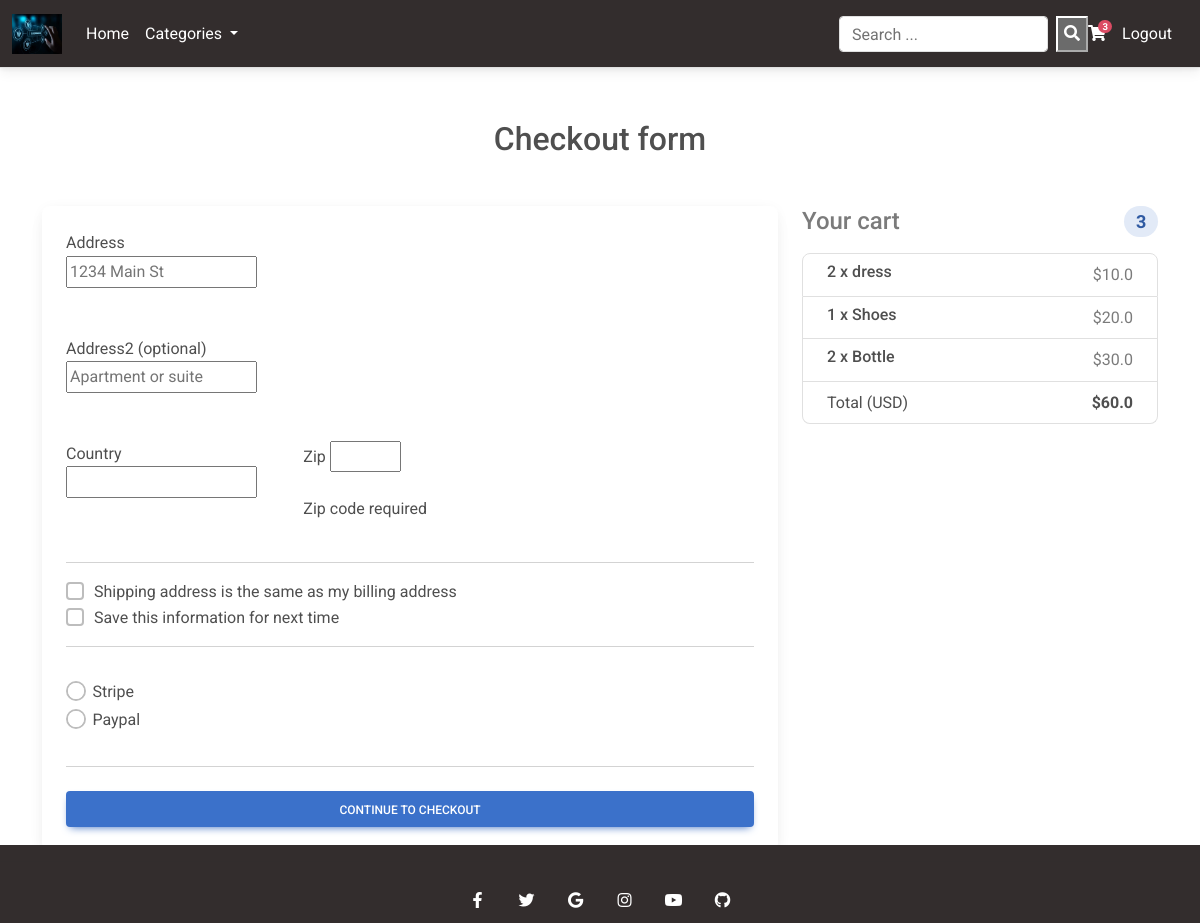
Screenshot of /checkout/ (signed in) with the database file from the repository.
### eccommerce/models.py (models this page shows, shortened)
class Order(models.Model):
    user = models.ForeignKey(User,on_delete=models.CASCADE)
    product = models.ManyToManyField(OrderItem)
    ordered_date = models.DateTimeField()
    ordered = models.BooleanField(default=False)
    billing_address = models.ForeignKey('BillingAddress',on_delete=models.SET_NULL,blank=True,null=True)
    payment = models.ForeignKey('Payment',on_delete=models.SET_NULL,blank=True,null=True)
    def get_total(self):
        total = 0
        for order_item in self.product.all():
            total += order_item.get_final_price()
        return total

class OrderItem(models.Model):
    user = models.ForeignKey(User,on_delete=models.CASCADE)
    product = models.ForeignKey(Product,on_delete=models.CASCADE)
    ordered = models.BooleanField(default=False)
    quantity = models.IntegerField(default=1)
    date_ordered = models.DateTimeField(auto_now_add=True)
    def get_total_item_price(self):
        return self.quantity * self.product.price
    def get_final_price(self):
        if self.product.discount_price:
            return self.get_total_discount_price()
        return self.get_total_item_price()

class Product(models.Model):
    title = models.CharField(max_length=100)
    image = models.ImageField(upload_to='item_images/',blank=True,null=True)
    price = models.FloatField()
    discount_price = models.FloatField(blank="True", null="True")
    category = models.CharField(choices = CATEGORY_CHOICES,max_length=2,blank=True,null=True)
    slug = models.SlugField()
    description = models.TextField()

### eccommerce/views.py (the view, shortened to what this page needs)
# urls.py: path("checkout/",CheckoutView.as_view(),name = 'checkout'),
class CheckoutView(View):
    def get(self, *args, **kwargs):
        try:
            form = CheckoutForm()
            order = Order.objects.get(user=self.request.user)
            context = {'form':form, 'order': order}
            return render(self.request,"eccomerce/Checkout.HTML",context)
        except ObjectDoesNotExist:
            messages.info(self.request,'You do not have an active order')
            return redirect("checkout")

### eccommerce/forms.py
class CheckoutForm(forms.Form):
    street_address = forms.CharField(widget=forms.TextInput(attrs={'placeholder':'1234 Main St'}))
    apartment_address = forms.CharField(required=False,widget=forms.TextInput(attrs={'placeholder':'Apartment or suite'}))
    country = CountryField(blank_label = '(select country)').formfield(widget=CountrySelectWidget(attrs={'class':'col-lg-4 col-md-12 mb-4'}))
    zip = forms.CharField(widget=forms.TextInput(attrs={'class':'col-lg-4 col-md-12 mb-4'}))
    same_shipping_address = forms.BooleanField(required=False)
    save_info = forms.BooleanField(required=False)
    payment_option = forms.ChoiceField(widget=forms.RadioSelect, choices=PAYMENT_CHOICES)

### eccommerce/templatetags/cart_template_tags.py (called while the page is built)
@register.filter
def cart_item_count(user):
    if user.is_authenticated:
        qs  = Order.objects.filter(user=user,ordered=False)
        if qs.exists:
            return qs[0].product.count()
    return 0

### eccommerce/templates/eccomerce/checkout.html (shortened to what this page needs)
{% extends "eccomerce/base.html"%}
{% load crispy_forms_tags %}
{% block content  %}
    <main>
        <div class="container mb-5">
            <h2 class="my-5 text-center">Checkout form</h2>
            <div class="row">
                <div class="col-md-8 mb-4">
                    <form method="POST" class="card p-4" action="">
                        <div class="md-form mb-5">
                                <label for="address">
                                    Address
                                </label>
                                <br>
                                {{form.street_address}}
                        </div>
                        <div class="md-form mb-5">
                                <label for="address2">Address2 (optional)</label>
                                <br>
                                {{form.apartment_address}}
                        </div>
                        <div class="row">
                            <div class="col-lg-4 col-md-12 mb-4">
                                <label for="country">Country</label>
                                {{form.country}}
                            </div>
                            <div class="col-lg-4 col-md-12 mb-4">
                                <label for="zip">Zip</label>
                                {{form.zip}}
                                <div class="form-outline">
                                    Zip code required
                                </div>
                            </div>
                        </div>
                        <hr />
                        <div class="custom-control custom-checkbox">
                            <input {% if form.same_shipping_address.value %}checked{% endif %} class="form-check-input" type="checkbox" value="" id="flexCheckDefault" name="same_billing_address" />
                            <label class="custom-control-label" for="flexCheckDefault">Shipping address is the same as my
                                billing address</label>
                        </div>
                        <div class="custom-control custom-checkbox">
                           <input {% if form.save_info.value %}checked{% endif %} class="form-check-input" type="checkbox" value="" id="flexCheckDefault" name="save_info" />
                            <label class="custom-control_label" for="flexCheckDefault">Save this information for next
                                time</label>
                        </div>
                        <hr />
                        <div class="my-3">
                            {% for value,name in form.fields.payment_option.choices %}
                            <div class="form-check">
                                <input  class="form-check-input" type="radio" name="payment_option" value="{{value}}"
                                    id="{{name}}"  />
                                <label class="form-check-label" for="{{name}}"> {{name}}</label>
                            </div>
                            {% endfor %}
                        </div>
                        <hr class="mb-4" />
                        <a href="{% url 'payment' %}" class="btn btn-primary" type="button">Continue to checkout</a>
                    </div>
                <div class="col-md-4 mb-4">
                    <h4 class="d-flex justify-content-between align-items-center mb-3">
                        <span class="text-muted">Your cart</span>
                        <span class="badge rounded-pill badge-primary">{{order.product.count}}</span>
                    </h4>
                    <ul class="list-group mb-3">
                        {% for order_item in order.product.all %}
                        <li class="list-group-item d-flex justify-content-between">
                            <div>
                                <h6 class="my-0">{{order_item.quantity}} x {{order_item.product.title}}</h6>
                            </div>
                            <span class="text-muted">${{order_item.get_final_price}}</span>
                        </li>
                        {% endfor %}
                        <li class="list-group-item d-flex justify-content-between">
                            <span>Total (USD)</span>
                            <strong>${{order.get_total}}</strong>
                        </li>
                    </ul>
                </div>
            </div>
        </div>
    </main>
{% endblock content %}

### eccommerce/templates/eccomerce/navbar.html (shortened to what this page needs)
{% load static %}
{% load cart_template_tags %}
<nav class="navbar navbar-expand-lg bg-dark border-bottom border-body fixed-top" data-bs-theme="dark">
  <div class="container-fluid">
    <img src="{% static 'images/banner/AdobeStock.jpeg' %}" class="navbar-brand text-white" alt="Navbar" width="50" height="50">
    <div class=" menu_bar collapse navbar-collapse text-white" id="navbarSupportedContent">
      <ul class="navbar-nav me-auto mb-2 mb-lg-0 ">
        <li class="nav-item">
          <a class="nav-link active text-white" aria-current="page" href="{% url 'products' %}">Home</a>
        </li>
        <li class="nav-item dropdown">
          <a class="nav-link dropdown-toggle text-white" href="#" role="button" data-bs-toggle="dropdown" aria-expanded="false">
            Categories
          </a>
        </li>
      </ul>
      <div class="d-flex align-items-center">
        <div class="collapse navbar-collapse" id="navbarSupportedContent2">
          <form method="POST" action="{% url 'search' %}" class=" d-flex" role="search" colspan="8">
            <input class="form-control me-2" type="search" placeholder="Search ..." name="search_query" aria-label="Search">
            <button class="search-form_button" type="submit"><i class="fa fa-search" aria-hidden="true"></i></button>
          </form>
        </div>
        {% if request.user.is_authenticated %}
        <a class="nav-link me-3" href="{% url 'order-summary' %}">
          <i class="fas fa-shopping-cart"></i>
          <span class="badge rounded-pill badge-notification bg-danger">{{request.user|cart_item_count}}</span>
        </a>
        <a class="nav-link me-3" href="{% url 'account-logout' %}">
          <span class="clearfix d-none d-sm-inline-block">Logout</span>
        </a>
      {% endif %}
      </div>
    </div>
  </div>
</nav>

### eccommerce/static/eccomerce.css (style rules this page uses)
.menu_bar ul li { position: relative; }

### rows the page displays
Order: product.count "3", get_total "60.0"
OrderItem: quantity "2", product "dress", get_final_price "10.0"
OrderItem: quantity "1", product "Shoes", get_final_price "20.0"
OrderItem: quantity "2", product "Bottle", get_final_price "30.0"

### other values shown
{{ request.user|cart_item_count }} "3"
{{ name }} "Stripe" "Paypal"
